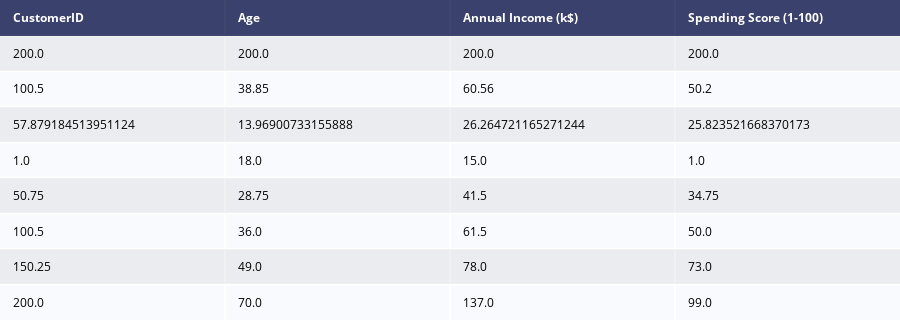

Source (notebook cell):
### Code cell
# describing the data

desc = ff.create_table(data.describe())
py.iplot(desc)

### Figure 1 — Plotly figure (JSON) as saved in the notebook; plotly's stock layout.template omitted (floating-point values rounded to 4 significant figures)
{"data": [{"colorscale": [[0, "#00083e"], [0.5, "#ededee"], [1, "#ffffff"]], "hoverinfo": "none", "opacity": 0.75, "showscale": false, "type": "heatmap", "z": [[0, 0, 0, 0], [0.5, 0.5, 0.5, 0.5], [1, 1, 1, 1], [0.5, 0.5, 0.5, 0.5], [1, 1, 1, 1], [0.5, 0.5, 0.5, 0.5], [1, 1, 1, 1], [0.5, 0.5, 0.5, 0.5], [1, 1, 1, 1]]}], "layout": {"annotations": [{"align": "left", "font": {"color": "#ffffff"}, "showarrow": false, "text": "<b>CustomerID</b>", "x": -0.45, "xanchor": "left", "xref": "x", "y": 0, "yref": "y"}, {"align": "left", "font": {"color": "#ffffff"}, "showarrow": false, "text": "<b>Age</b>", "x": 0.55, "xanchor": "left", "xref": "x", "y": 0, "yref": "y"}, {"align": "left", "font": {"color": "#ffffff"}, "showarrow": false, "text": "<b>Annual Income (k$)</b>", "x": 1.55, "xanchor": "left", "xref": "x", "y": 0, "yref": "y"}, {"align": "left", "font": {"color": "#ffffff"}, "showarrow": false, "text": "<b>Spending Score (1-100)</b>", "x": 2.55, "xanchor": "left", "xref": "x", "y": 0, "yref": "y"}, {"align": "left", "font": {"color": "#000000"}, "showarrow": false, "text": "200.0", "x": -0.45, "xanchor": "left", "xref": "x", "y": 1, "yref": "y"}, {"align": "left", "font": {"color": "#000000"}, "showarrow": false, "text": "200.0", "x": 0.55, "xanchor": "left", "xref": "x", "y": 1, "yref": "y"}, {"align": "left", "font": {"color": "#000000"}, "showarrow": false, "text": "200.0", "x": 1.55, "xanchor": "left", "xref": "x", "y": 1, "yref": "y"}, {"align": "left", "font": {"color": "#000000"}, "showarrow": false, "text": "200.0", "x": 2.55, "xanchor": "left", "xref": "x", "y": 1, "yref": "y"}, {"align": "left", "font": {"color": "#000000"}, "showarrow": false, "text": "100.5", "x": -0.45, "xanchor": "left", "xref": "x", "y": 2, "yref": "y"}, {"align": "left", "font": {"color": "#000000"}, "showarrow": false, "text": "38.85", "x": 0.55, "xanchor": "left", "xref": "x", "y": 2, "yref": "y"}, {"align": "left", "font": {"color": "#000000"}, "showarrow": false, "text": "60.56", "x": 1.55, "xanchor": "left", "xref": "x", "y": 2, "yref": "y"}, {"align": "left", "font": {"color": "#000000"}, "showarrow": false, "text": "50.2", "x": 2.55, "xanchor": "left", "xref": "x", "y": 2, "yref": "y"}, {"align": "left", "font": {"color": "#000000"}, "showarrow": false, "text": "57.879184513951124", "x": -0.45, "xanchor": "left", "xref": "x", "y": 3, "yref": "y"}, {"align": "left", "font": {"color": "#000000"}, "showarrow": false, "text": "13.96900733155888", "x": 0.55, "xanchor": "left", "xref": "x", "y": 3, "yref": "y"}, {"align": "left", "font": {"color": "#000000"}, "showarrow": false, "text": "26.264721165271244", "x": 1.55, "xanchor": "left", "xref": "x", "y": 3, "yref": "y"}, {"align": "left", "font": {"color": "#000000"}, "showarrow": false, "text": "25.823521668370173", "x": 2.55, "xanchor": "left", "xref": "x", "y": 3, "yref": "y"}, {"align": "left", "font": {"color": "#000000"}, "showarrow": false, "text": "1.0", "x": -0.45, "xanchor": "left", "xref": "x", "y": 4, "yref": "y"}, {"align": "left", "font": {"color": "#000000"}, "showarrow": false, "text": "18.0", "x": 0.55, "xanchor": "left", "xref": "x", "y": 4, "yref": "y"}, {"align": "left", "font": {"color": "#000000"}, "showarrow": false, "text": "15.0", "x": 1.55, "xanchor": "left", "xref": "x", "y": 4, "yref": "y"}, {"align": "left", "font": {"color": "#000000"}, "showarrow": false, "text": "1.0", "x": 2.55, "xanchor": "left", "xref": "x", "y": 4, "yref": "y"}, {"align": "left", "font": {"color": "#000000"}, "showarrow": false, "text": "50.75", "x": -0.45, "xanchor": "left", "xref": "x", "y": 5, "yref": "y"}, {"align": "left", "font": {"color": "#000000"}, "showarrow": false, "text": "28.75", "x": 0.55, "xanchor": "left", "xref": "x", "y": 5, "yref": "y"}, {"align": "left", "font": {"color": "#000000"}, "showarrow": false, "text": "41.5", "x": 1.55, "xanchor": "left", "xref": "x", "y": 5, "yref": "y"}, {"align": "left", "font": {"color": "#000000"}, "showarrow": false, "text": "34.75", "x": 2.55, "xanchor": "left", "xref": "x", "y": 5, "yref": "y"}, {"align": "left", "font": {"color": "#000000"}, "showarrow": false, "text": "100.5", "x": -0.45, "xanchor": "left", "xref": "x", "y": 6, "yref": "y"}, {"align": "left", "font": {"color": "#000000"}, "showarrow": false, "text": "36.0", "x": 0.55, "xanchor": "left", "xref": "x", "y": 6, "yref": "y"}, {"align": "left", "font": {"color": "#000000"}, "showarrow": false, "text": "61.5", "x": 1.55, "xanchor": "left", "xref": "x", "y": 6, "yref": "y"}, {"align": "left", "font": {"color": "#000000"}, "showarrow": false, "text": "50.0", "x": 2.55, "xanchor": "left", "xref": "x", "y": 6, "yref": "y"}, {"align": "left", "font": {"color": "#000000"}, "showarrow": false, "text": "150.25", "x": -0.45, "xanchor": "left", "xref": "x", "y": 7, "yref": "y"}, {"align": "left", "font": {"color": "#000000"}, "showarrow": false, "text": "49.0", "x": 0.55, "xanchor": "left", "xref": "x", "y": 7, "yref": "y"}, {"align": "left", "font": {"color": "#000000"}, "showarrow": false, "text": "78.0", "x": 1.55, "xanchor": "left", "xref": "x", "y": 7, "yref": "y"}, {"align": "left", "font": {"color": "#000000"}, "showarrow": false, "text": "73.0", "x": 2.55, "xanchor": "left", "xref": "x", "y": 7, "yref": "y"}, {"align": "left", "font": {"color": "#000000"}, "showarrow": false, "text": "200.0", "x": -0.45, "xanchor": "left", "xref": "x", "y": 8, "yref": "y"}, {"align": "left", "font": {"color": "#000000"}, "showarrow": false, "text": "70.0", "x": 0.55, "xanchor": "left", "xref": "x", "y": 8, "yref": "y"}, {"align": "left", "font": {"color": "#000000"}, "showarrow": false, "text": "137.0", "x": 1.55, "xanchor": "left", "xref": "x", "y": 8, "yref": "y"}, {"align": "left", "font": {"color": "#000000"}, "showarrow": false, "text": "99.0", "x": 2.55, "xanchor": "left", "xref": "x", "y": 8, "yref": "y"}], "height": 320, "margin": {"b": 0, "l": 0, "r": 0, "t": 0}, "xaxis": {"dtick": 1, "gridwidth": 2, "showticklabels": false, "tick0": -0.5, "ticks": "", "zeroline": false}, "yaxis": {"autorange": "reversed", "dtick": 1, "gridwidth": 2, "showticklabels": false, "tick0": 0.5, "ticks": "", "zeroline": false}}}
